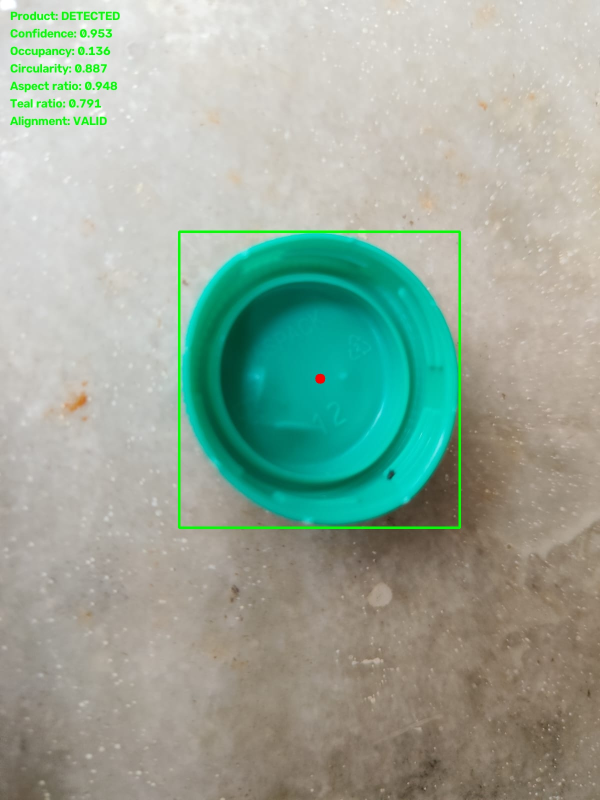
#> input picture data/evaluation/detection/defects_22_WhatsApp Image 2026-10-02 at 13.51.07_debug.jpg, 1200 x 1600 px (shown at 1/2 size)
$ python -i image_quality_service.py   (imports and definitions only)   (older library calls are emulated)
#> lines starting #> are read from the running program, lines starting #| are printed output that depends on the picture; after the words box and inside, x2 and y2 are one past the last pixel; in counts of white or black regions, pixels touching at a corner belong together
from pathlib import Path

import cv2
import numpy as np


# Minimum acceptable input dimensions.
MIN_WIDTH = 400
MIN_HEIGHT = 400

# Blur threshold.
# Lower variance generally means a blurrier image.
BLUR_THRESHOLD = 5.0

# Exposure thresholds.
DARK_THRESHOLD = 35.0
BRIGHT_THRESHOLD = 225.0

# Expected product occupancy inside the normalized 80% ROI.
# These are intentionally broad for the prototype.
MIN_PRODUCT_OCCUPANCY = 0.08
MAX_PRODUCT_OCCUPANCY = 0.97


def check_resolution(image: np.ndarray) -> tuple[bool, str]:
    """
    Check whether the uploaded image has sufficient resolution.
    """

    height, width = image.shape[:2]

    if width < MIN_WIDTH or height < MIN_HEIGHT:
        return (
            False,
            f"Image resolution too low: {width}x{height}.",
        )

    return True, "Resolution acceptable."


def calculate_blur_score(image: np.ndarray) -> float:
    """
    Calculate Laplacian variance as a simple sharpness metric.
    Higher values generally indicate a sharper image.
    """

    gray = cv2.cvtColor(
        image,
        cv2.COLOR_BGR2GRAY,
    )

    return float(
        cv2.Laplacian(
            gray,
            cv2.CV_64F,
        ).var()
    )


def check_blur(image: np.ndarray) -> tuple[bool, str, float]:
    """
    Check whether the image is severely blurred.
    """

    blur_score = calculate_blur_score(image)

    if blur_score < BLUR_THRESHOLD:
        return (
            False,
            f"Image appears too blurry: score={blur_score:.2f}.",
            blur_score,
        )

    return (
        True,
        f"Image sharpness acceptable: score={blur_score:.2f}.",
        blur_score,
    )


def check_exposure(image: np.ndarray) -> tuple[bool, str, float]:
    """
    Check whether the image is severely underexposed
    or overexposed.
    """

    gray = cv2.cvtColor(
        image,
        cv2.COLOR_BGR2GRAY,
    )

    mean_brightness = float(gray.mean())

    if mean_brightness < DARK_THRESHOLD:
        return (
            False,
            f"Image is too dark: brightness={mean_brightness:.2f}.",
            mean_brightness,
        )

    if mean_brightness > BRIGHT_THRESHOLD:
        return (
            False,
            f"Image is too bright: brightness={mean_brightness:.2f}.",
            mean_brightness,
        )

    return (
        True,
        f"Exposure acceptable: brightness={mean_brightness:.2f}.",
        mean_brightness,
    )


def calculate_product_occupancy(image: np.ndarray) -> float:
    """
    Estimate how much of the image contains non-background content.

    This is deliberately a broad prototype heuristic, not a trained
    object detector.
    """

    gray = cv2.cvtColor(
        image,
        cv2.COLOR_BGR2GRAY,
    )

    # Blur slightly to reduce small image noise.
    blurred = cv2.GaussianBlur(
        gray,
        (5, 5),
        0,
    )

    # Estimate background using border pixels.
    border_pixels = np.concatenate(
        [
            blurred[0, :],
            blurred[-1, :],
            blurred[:, 0],
            blurred[:, -1],
        ]
    )

    background_value = float(
        np.median(border_pixels)
    )

    # Difference from estimated background.
    difference = cv2.absdiff(
        blurred,
        np.full_like(
            blurred,
            int(background_value),
        ),
    )

    # Threshold based on difference from background.
    _, mask = cv2.threshold(
        difference,
        15,
        255,
        cv2.THRESH_BINARY,
    )

    # Remove small noise.
    kernel = np.ones(
        (5, 5),
        np.uint8,
    )

    mask = cv2.morphologyEx(
        mask,
        cv2.MORPH_OPEN,
        kernel,
    )

    mask = cv2.morphologyEx(
        mask,
        cv2.MORPH_CLOSE,
        kernel,
    )

    occupancy = float(
        np.count_nonzero(mask)
        / mask.size
    )

    return occupancy


def check_product_occupancy(
    image: np.ndarray,
) -> tuple[bool, str, float]:
    """
    Perform a broad product-position/visibility check.
    """

    occupancy = calculate_product_occupancy(
        image
    )

    if occupancy < MIN_PRODUCT_OCCUPANCY:
        return (
            False,
            (
                "Expected product region is not sufficiently "
                f"visible: occupancy={occupancy:.3f}."
            ),
            occupancy,
        )

    if occupancy > MAX_PRODUCT_OCCUPANCY:
        return (
            False,
            (
                "Image contains excessive non-background "
                f"content: occupancy={occupancy:.3f}."
            ),
            occupancy,
        )

    return (
        True,
        f"Product visibility acceptable: occupancy={occupancy:.3f}.",
        occupancy,
    )


# [30 lines left out: function check_image_quality, not called in this run]
def check_image_quality(
    image_path: str | Path,
) -> dict:
    """
    Run all image-quality checks.

    All checks are evaluated before deciding whether the image
    is valid. This allows the system to provide a complete
    diagnostic result.
    """

    image_path = Path(image_path)

    image = cv2.imread(
        str(image_path)
    )
#> image is the input picture: shape (1600, 1200, 3); mean B, G, R 154.7, 169.5, 152.1

    if image is None:
        return {
            "valid": False,
            "status": "INVALID",
            "reason": "Could not read image file.",
            "checks": {},
        }

    checks = {}

    # --------------------------------------------------
    # 1. Resolution
    # --------------------------------------------------

    resolution_valid, resolution_reason = check_resolution(
        image
    )
#> resolution_valid = True; resolution_reason = 'Resolution acceptable.'

    checks["resolution"] = {
        "valid": resolution_valid,
        "reason": resolution_reason,
        "width": int(image.shape[1]),
        "height": int(image.shape[0]),
    }

    # --------------------------------------------------
    # 2. Blur
    # --------------------------------------------------

    blur_valid, blur_reason, blur_score = check_blur(
        image
    )
#> in calculate_blur_score, `gray = cv2.cvtColor( image, cv2.COLOR_BGR2GRAY, )`:
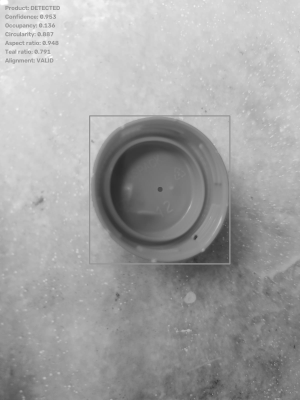
#> gray: shape (1600, 1200) (shown at 1/4 size); min 35, max 255, mean 162.6
#> in check_blur, `blur_score = calculate_blur_score(image)`: blur_score = 42.16
#> blur_valid = True; blur_reason = 'Image sharpness acceptable: score=42.16.'; blur_score = 42.16

    checks["blur"] = {
        "valid": blur_valid,
        "reason": blur_reason,
        "score": blur_score,
        "threshold": BLUR_THRESHOLD,
    }

    # --------------------------------------------------
    # 3. Exposure
    # --------------------------------------------------

    exposure_valid, exposure_reason, brightness = (
        check_exposure(image)
    )
#> in check_exposure, `mean_brightness = float(gray.mean())`: mean_brightness = 162.6
#> exposure_valid = True; exposure_reason = 'Exposure acceptable: brightness=162.59.'; brightness = 162.6

    checks["exposure"] = {
        "valid": exposure_valid,
        "reason": exposure_reason,
        "mean_brightness": brightness,
        "dark_threshold": DARK_THRESHOLD,
        "bright_threshold": BRIGHT_THRESHOLD,
    }

    # --------------------------------------------------
    # 4. Product visibility
    # --------------------------------------------------

    product_valid, product_reason, occupancy = (
        check_product_occupancy(image)
    )
#> in calculate_product_occupancy, `border_pixels = np.concatenate( [ blurred[0, :], blurred[-1, :], blurr..`: border_pixels = 5600 values, max 255 at index 6, min 87 at index 2021, mean 172.7
#> in calculate_product_occupancy, `background_value = float( np.median(border_pixels) )`: background_value = 177
#> in calculate_product_occupancy, `difference = cv2.absdiff( blurred, np.full_like( blurred, int(backgrou..`:
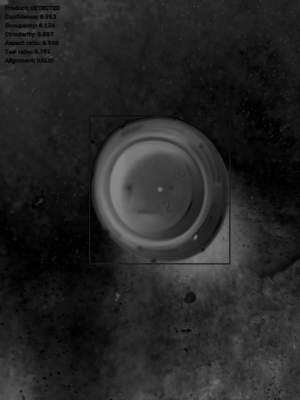
#> difference: shape (1600, 1200) (shown at 1/4 size); min 0, max 135, mean 37.3
#> in calculate_product_occupancy, `_, mask = cv2.threshold( difference, 15, 255, cv2.THRESH_BINARY, )`:
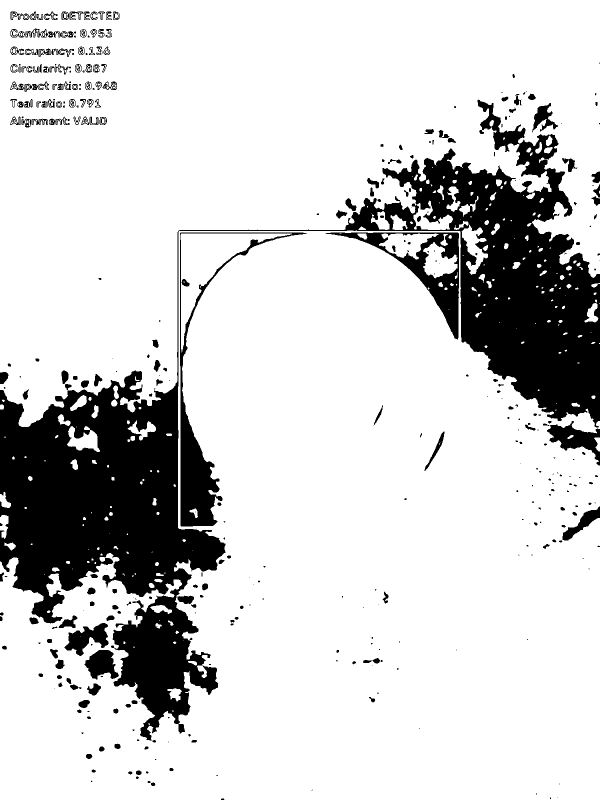
#> mask: shape (1600, 1200) (shown at 1/2 size); 82% white; 375 black regions (164 under 20 px), largest, box (x1, y1, x2, y2) and area: (0, 199, 1200, 1482) 285874, (360, 465, 614, 1053) 15117, (651, 465, 918, 679) 11234
#> in calculate_product_occupancy, `mask = cv2.morphologyEx( mask, cv2.MORPH_OPEN, kernel, )`:
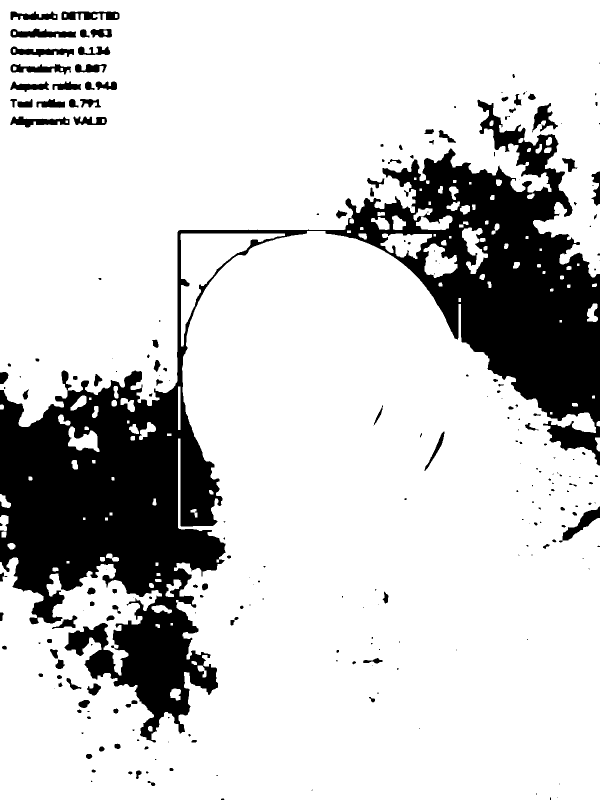
#> mask: shape (1600, 1200) (shown at 1/2 size); 81.1% white; 244 black regions (119 under 20 px), largest, box (x1, y1, x2, y2) and area: (0, 199, 1200, 1485) 333373, (1118, 1013, 1200, 1085) 1624, (21, 57, 152, 76) 1575
#> in calculate_product_occupancy, `mask = cv2.morphologyEx( mask, cv2.MORPH_CLOSE, kernel, )`:
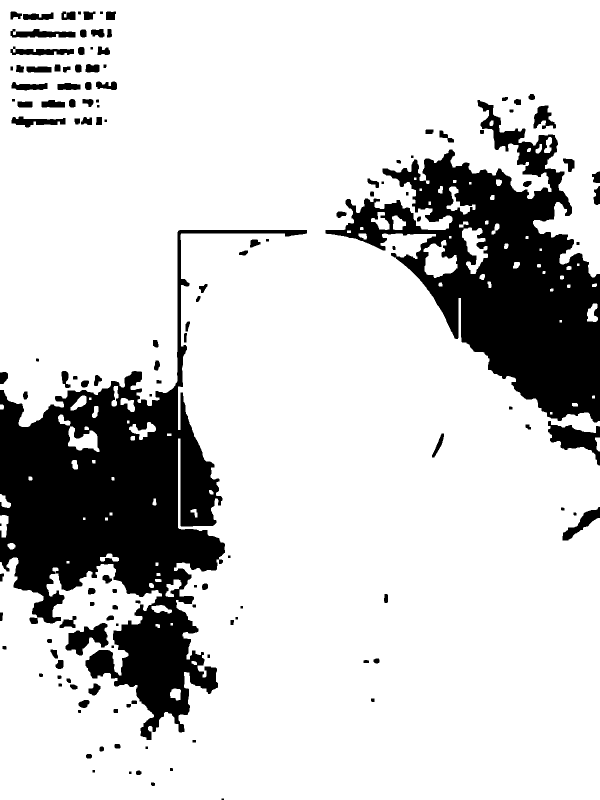
#> mask: shape (1600, 1200) (shown at 1/2 size); 81.5% white; 141 black regions (2 under 20 px), largest, box (x1, y1, x2, y2) and area: (0, 460, 614, 1480) 184419, (651, 200, 1200, 845) 136459, (1096, 842, 1200, 931) 3921
#> in calculate_product_occupancy, `occupancy = float( np.count_nonzero(mask) / mask.size )`: occupancy = 0.815
#> product_valid = True; occupancy = 0.815

    checks["product_visibility"] = {
        "valid": product_valid,
        "reason": product_reason,
        "occupancy": occupancy,
        "minimum": MIN_PRODUCT_OCCUPANCY,
        "maximum": MAX_PRODUCT_OCCUPANCY,
    }

    # --------------------------------------------------
    # Overall decision
    # --------------------------------------------------

    all_valid = (
        resolution_valid
        and blur_valid
        and exposure_valid
        and product_valid
    )
#> all_valid = True

    if not all_valid:

        failed_checks = []

        if not resolution_valid:
            failed_checks.append("resolution")

        if not blur_valid:
            failed_checks.append("blur")

        if not exposure_valid:
            failed_checks.append("exposure")

        if not product_valid:
            failed_checks.append(
                "product visibility"
            )

        reason = (
            "Image quality check failed: "
            + ", ".join(failed_checks)
            + "."
        )

        return {
            "valid": False,
            "status": "INVALID",
            "reason": reason,
            "checks": checks,
        }

    return {
        "valid": True,
        "status": "VALID",
        "reason": "Image quality checks passed.",
        "checks": checks,
    }

>>> result = check_image_quality('../../../data/evaluation/detection/defects_22_WhatsApp Image 2026-10-02 at 13.51.07_debug.jpg')
#> result = 4 items

$ run again, on data/evaluation/detection/defects_23_WhatsApp Image 2026-10-02 at 13.51.08_debug.jpg
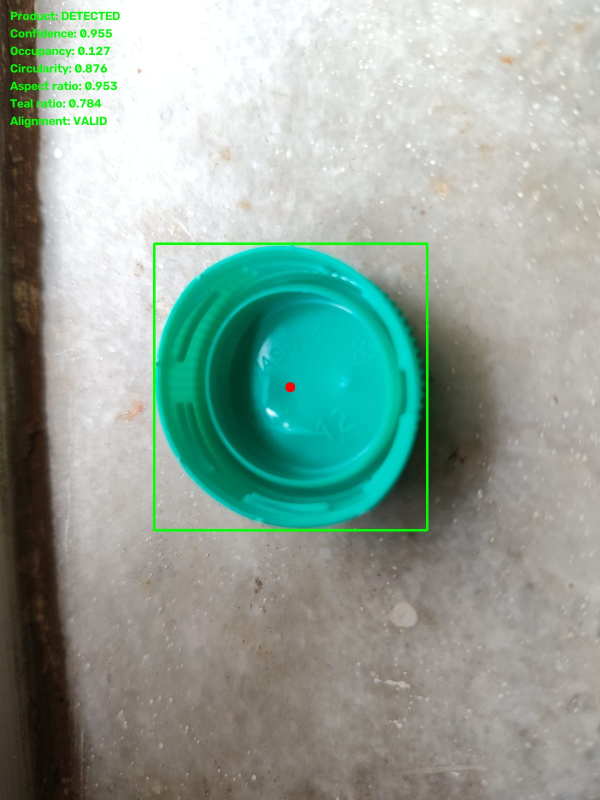
#> input picture data/evaluation/detection/defects_23_WhatsApp Image 2026-10-02 at 13.51.08_debug.jpg, 1200 x 1600 px (shown at 1/2 size)
#> in check_image_quality, image is the input picture: shape (1600, 1200, 3); mean B, G, R 153.4, 163.7, 144.8
#> resolution_valid = True; resolution_reason = 'Resolution acceptable.'
#> in calculate_blur_score, `gray = cv2.cvtColor( image, cv2.COLOR_BGR2GRAY, )`:
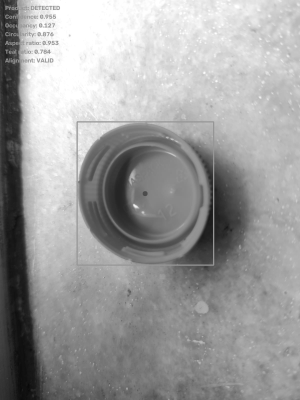
#> gray: shape (1600, 1200) (shown at 1/4 size); min 7, max 255, mean 156.9
#> in check_blur, `blur_score = calculate_blur_score(image)`: blur_score = 53.98
#> in check_image_quality, `blur_valid, blur_reason, blur_score = check_blur( image )`: blur_valid = True; blur_reason = 'Image sharpness acceptable: score=53.98.'; blur_score = 53.98
#> mean_brightness = 156.9
#> exposure_valid = True; exposure_reason = 'Exposure acceptable: brightness=156.87.'; brightness = 156.9
#> border_pixels = 5600 values, max 255 at index 217, min 11 at index 1286, mean 139.1
#> background_value = 142
#> in calculate_product_occupancy, `mask = cv2.morphologyEx( mask, cv2.MORPH_CLOSE, kernel, )`:
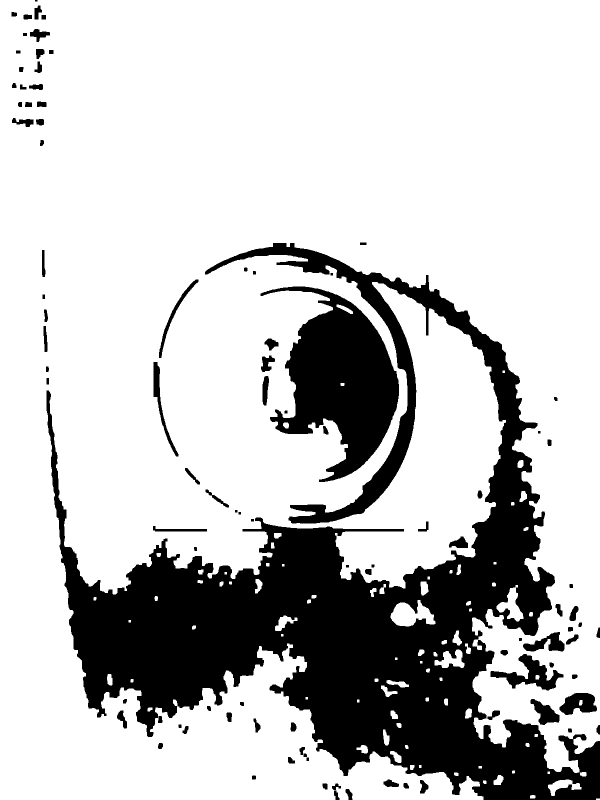
#> mask: shape (1600, 1200) (shown at 1/2 size); 77.1% white; 97 black regions (1 under 20 px), largest, box (x1, y1, x2, y2) and area: (93, 486, 1200, 1600) 360253, (521, 573, 798, 964) 53189, (981, 1308, 1127, 1381) 3887
#> in calculate_product_occupancy, `occupancy = float( np.count_nonzero(mask) / mask.size )`: occupancy = 0.771
#> in check_image_quality, `product_valid, product_reason, occupancy = ( check_product_occupancy(i..`: product_valid = True; occupancy = 0.771
#> all_valid = True
#> result = 4 items

$ run again, on data/evaluation/detection/defects_24_WhatsApp Image 2026-10-02 at 13.51.10_debug.jpg
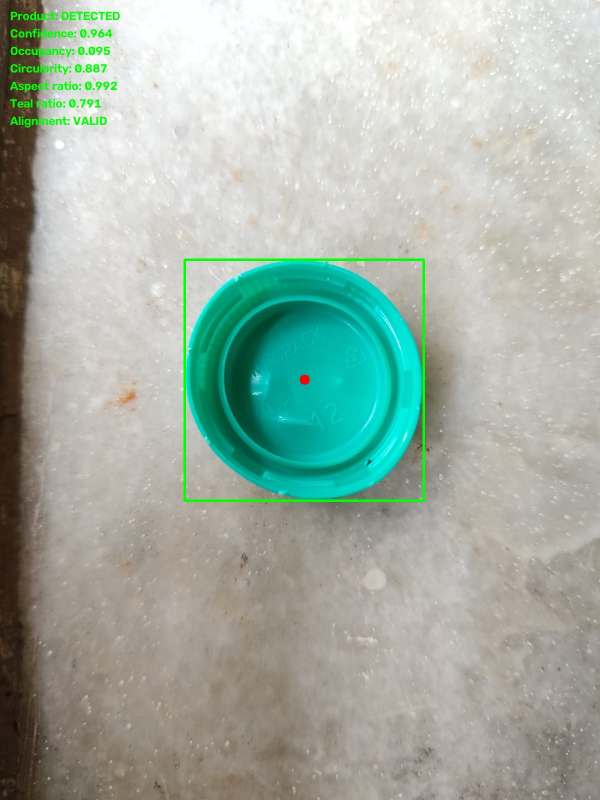
#> input picture data/evaluation/detection/defects_24_WhatsApp Image 2026-10-02 at 13.51.10_debug.jpg, 1200 x 1600 px (shown at 1/2 size)
#> in check_image_quality, image is the input picture: shape (1600, 1200, 3); mean B, G, R 165.2, 176.4, 162.6
#> resolution_valid = True; resolution_reason = 'Resolution acceptable.'
#> in calculate_blur_score, `gray = cv2.cvtColor( image, cv2.COLOR_BGR2GRAY, )`:
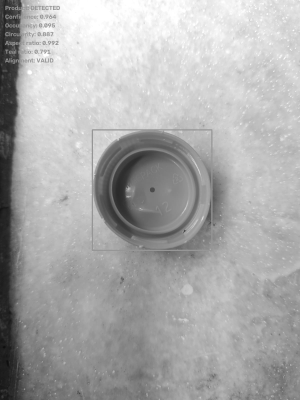
#> gray: shape (1600, 1200) (shown at 1/4 size); min 10, max 255, mean 171
#> in check_blur, `blur_score = calculate_blur_score(image)`: blur_score = 47.4
#> in check_image_quality, `blur_valid, blur_reason, blur_score = check_blur( image )`: blur_valid = True; blur_reason = 'Image sharpness acceptable: score=47.40.'; blur_score = 47.4
#> mean_brightness = 171
#> exposure_valid = True; exposure_reason = 'Exposure acceptable: brightness=171.01.'; brightness = 171
#> border_pixels = 5600 values, max 255 at index 273, min 18 at index 3240, mean 137.8
#> background_value = 143
#> in calculate_product_occupancy, `mask = cv2.morphologyEx( mask, cv2.MORPH_CLOSE, kernel, )`:
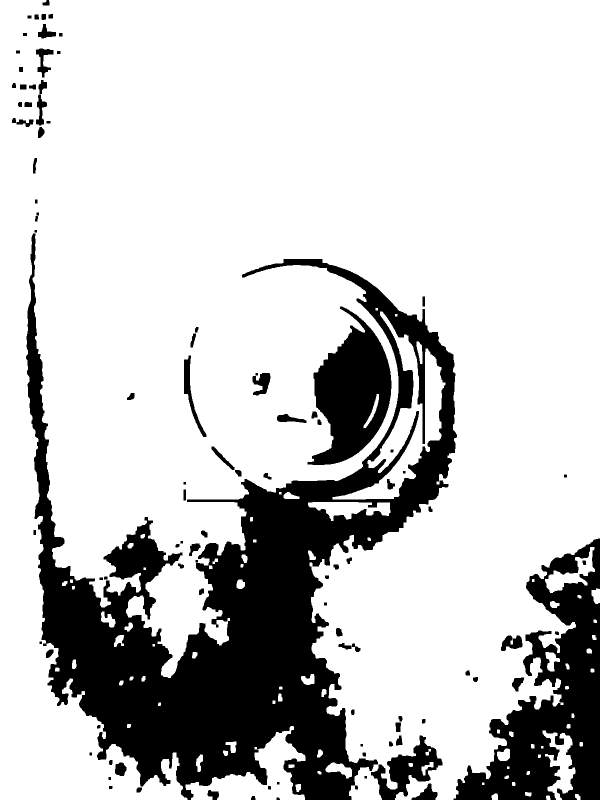
#> mask: shape (1600, 1200) (shown at 1/2 size); 78.8% white; 99 black regions, largest, box (x1, y1, x2, y2) and area: (52, 467, 914, 1600) 288329, (907, 1077, 1200, 1600) 67135, (615, 613, 783, 930) 29486
#> in calculate_product_occupancy, `occupancy = float( np.count_nonzero(mask) / mask.size )`: occupancy = 0.788
#> in check_image_quality, `product_valid, product_reason, occupancy = ( check_product_occupancy(i..`: product_valid = True; occupancy = 0.788
#> all_valid = True
#> result = 4 items
